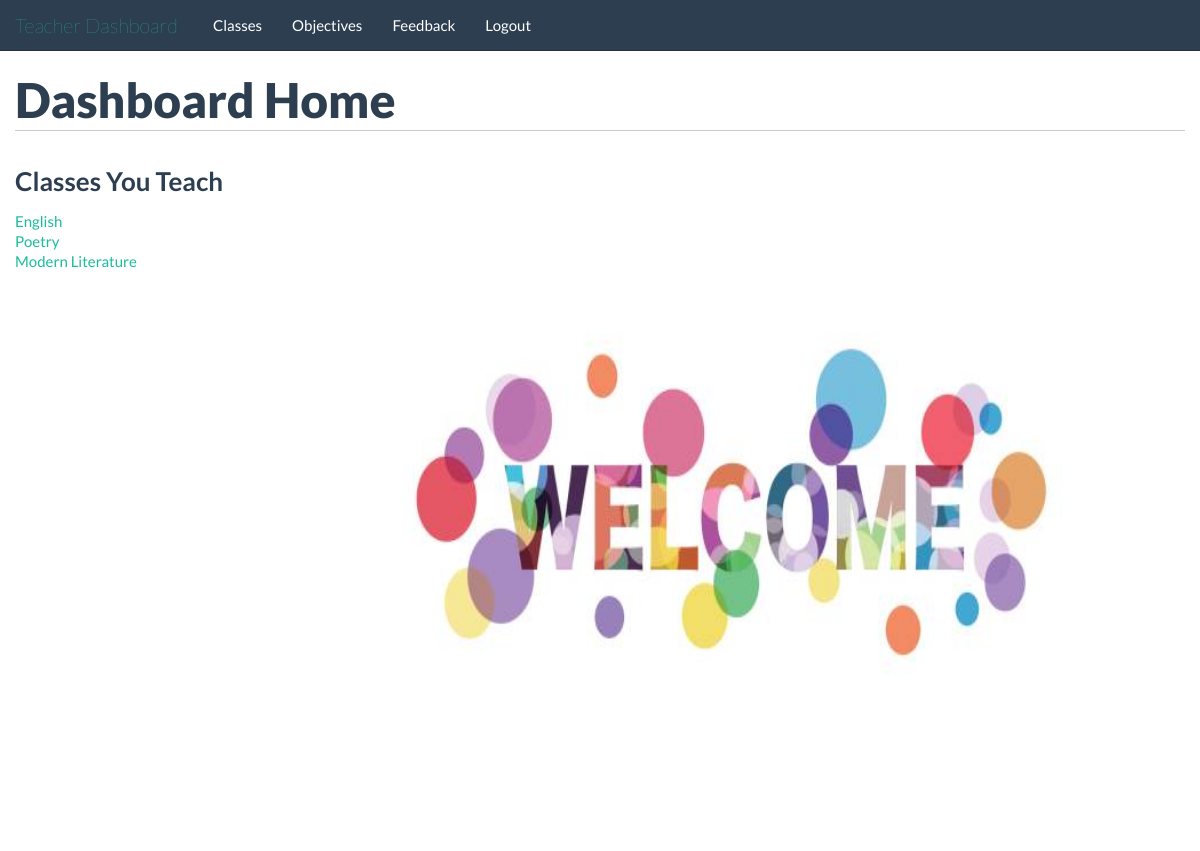
The page /teachers/ (signed in) on the database its author committed.
### tables this page shows
CREATE TABLE classes(
id INTEGER PRIMARY KEY,
teacher_id INTEGER,
name TEXT,
FOREIGN KEY(teacher_id) REFERENCES people(id)
);

### application/teachers.py (the view)
@app.route('/teachers/')
@validate_teacher
def teachers():
	return render_template('/teachers/index.html', classes=get_teacher_class())

### application/db_connect.py (called while the page is built)
def get_db():
    db = getattr(g, '_database', None)
    if db is None:
        db = g._database = sqlite3.connect(DATABASE)
    return db

@app.teardown_appcontext
def close_connection(exception):
    db = getattr(g, '_database', None)
    if db is not None:
        db.close()

def query_db(query, args=(), one=False):
    cur = get_db().execute(query, args)
    returnval = cur.fetchall()
    cur.close()
    return (returnval[0] if returnval else None) if one else returnval

def validate_teacher(func):
	@wraps(func)
	def f(*args, **kwds):
		if not 'isTeacher' in session:
			return redirect("/")
		if session['isTeacher'] == 0:
			return redirect("/students/")
		return func(*args, **kwds)
	return f

def get_teacher_class():
	class_data = query_db("select id, name from classes where teacher_id = ?;", [session['id']])
	classes = []
	for part in class_data:
		class_dict = {}
		class_dict['id'] = part[0]
		class_dict['name'] = str(part[1])
		classes.append(class_dict)
	return classes

### application/templates/teachers/index.html (shortened to what this page needs)
{% extends "/teachers/base_template.html" %}
	{% block body %}
		<div class="container">
			<div class="row">
				<div class="span12">
					<h1>Dashboard Home</h1>
				</div>
			</div>
			<div class="row">
				<div class="span4">
					<h2>Classes You Teach</h2>
					<ul>
						{% for class in classes %}
							<li><a href="/teachers/class/{{class.id}}/">{{class.name}}</a></li>
						{% endfor %}
					</ul>
				</div>
				<img src="/static/images/welcome.png" alt="Italian Trulli" style="float:none;float:top;width:700px;height:700px;">
			</div>
		</div>
	{% endblock %}

### application/templates/teachers/base_template.html (style rules this page uses)
h1 { border-bottom: 1px solid #ccc; padding-bottom: 10px; margin-bottom: 20px; }
h2 { font-size: 26px; }

### application/templates/teachers/index.html (style rules this page uses)
ul { list-style-type: none; margin: 0; }

### rows shown on the page
classes: name "English"
classes: name "Poetry"
classes: name "Modern Literature"

### other values the page prints
{{ link_text|e }} "Classes" "Objectives" "Feedback" "Logout"
